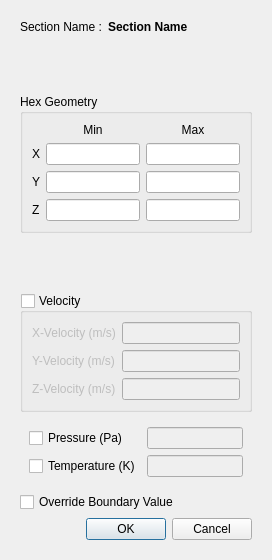
<?xml version="1.0" encoding="UTF-8"?>
<ui version="4.0">
 <class>sectionDialog</class>
 <widget class="QDialog" name="sectionDialog">
  <property name="geometry">
   <rect>
    <x>0</x>
    <y>0</y>
    <width>270</width>
    <height>552</height>
   </rect>
  </property>
  <property name="windowTitle">
   <string>Initialization Option</string>
  </property>
  <layout class="QVBoxLayout" name="verticalLayout">
   <item>
    <widget class="QStackedWidget" name="stackedWidget">
     <property name="currentIndex">
      <number>1</number>
     </property>
     <widget class="QWidget" name="creatPage">
      <layout class="QVBoxLayout" name="verticalLayout_10">
       <item>
        <widget class="QWidget" name="widget_2" native="true">
         <layout class="QHBoxLayout" name="horizontalLayout_5">
          <property name="leftMargin">
           <number>0</number>
          </property>
          <property name="topMargin">
           <number>0</number>
          </property>
          <property name="rightMargin">
           <number>0</number>
          </property>
          <property name="bottomMargin">
           <number>0</number>
          </property>
          <item>
           <widget class="QLabel" name="label_7">
            <property name="font">
             <font>
              <bold>false</bold>
             </font>
            </property>
            <property name="text">
             <string>Section Name :</string>
            </property>
           </widget>
          </item>
          <item>
           <widget class="QLineEdit" name="sectionNameInput"/>
          </item>
         </layout>
        </widget>
       </item>
       <item>
        <widget class="QGroupBox" name="groupBox">
         <property name="title">
          <string>Section Type</string>
         </property>
         <layout class="QVBoxLayout" name="verticalLayout_9">
          <item>
           <widget class="QRadioButton" name="hexType">
            <property name="text">
             <string>Hex</string>
            </property>
            <property name="checked">
             <bool>true</bool>
            </property>
           </widget>
          </item>
          <item>
           <widget class="QRadioButton" name="cylinderType">
            <property name="text">
             <string>Cylinder</string>
            </property>
           </widget>
          </item>
          <item>
           <widget class="QRadioButton" name="sphereType">
            <property name="text">
             <string>Sphere</string>
            </property>
           </widget>
          </item>
          <item>
           <widget class="QRadioButton" name="cellZoneType">
            <property name="text">
             <string>Cell Zone</string>
            </property>
           </widget>
          </item>
          <item>
           <spacer name="verticalSpacer">
            <property name="orientation">
             <enum>Qt::Vertical</enum>
            </property>
            <property name="sizeHint" stdset="0">
             <size>
              <width>20</width>
              <height>0</height>
             </size>
            </property>
           </spacer>
          </item>
         </layout>
        </widget>
       </item>
       <item>
        <widget class="QWidget" name="layout" native="true">
         <layout class="QHBoxLayout" name="horizontalLayout_6">
          <property name="rightMargin">
           <number>0</number>
          </property>
          <property name="bottomMargin">
           <number>0</number>
          </property>
          <item>
           <spacer name="horizontalSpacer">
            <property name="orientation">
             <enum>Qt::Horizontal</enum>
            </property>
            <property name="sizeHint" stdset="0">
             <size>
              <width>40</width>
              <height>20</height>
             </size>
            </property>
           </spacer>
          </item>
          <item>
           <widget class="QPushButton" name="nextButton">
            <property name="text">
             <string>Next</string>
            </property>
           </widget>
          </item>
          <item>
           <widget class="QPushButton" name="cancelButton">
            <property name="text">
             <string>Cancel</string>
            </property>
           </widget>
          </item>
         </layout>
        </widget>
       </item>
      </layout>
     </widget>
     <widget class="QWidget" name="editPage">
      <layout class="QVBoxLayout" name="verticalLayout_11">
       <item>
        <widget class="QWidget" name="widget_1" native="true">
         <layout class="QHBoxLayout" name="horizontalLayout_4">
          <property name="leftMargin">
           <number>0</number>
          </property>
          <property name="topMargin">
           <number>0</number>
          </property>
          <property name="rightMargin">
           <number>0</number>
          </property>
          <property name="bottomMargin">
           <number>0</number>
          </property>
          <item>
           <widget class="QLabel" name="label">
            <property name="sizePolicy">
             <sizepolicy hsizetype="Minimum" vsizetype="Preferred">
              <horstretch>0</horstretch>
              <verstretch>0</verstretch>
             </sizepolicy>
            </property>
            <property name="font">
             <font>
              <bold>false</bold>
             </font>
            </property>
            <property name="text">
             <string>Section Name :</string>
            </property>
           </widget>
          </item>
          <item>
           <widget class="QLabel" name="sectionName">
            <property name="sizePolicy">
             <sizepolicy hsizetype="Minimum" vsizetype="Preferred">
              <horstretch>1</horstretch>
              <verstretch>0</verstretch>
             </sizepolicy>
            </property>
            <property name="font">
             <font>
              <bold>true</bold>
             </font>
            </property>
            <property name="text">
             <string>Section Name</string>
            </property>
           </widget>
          </item>
         </layout>
        </widget>
       </item>
       <item>
        <widget class="QStackedWidget" name="sectionStack">
         <property name="font">
          <font>
           <bold>false</bold>
          </font>
         </property>
         <property name="currentIndex">
          <number>0</number>
         </property>
         <widget class="QWidget" name="page_0">
          <layout class="QVBoxLayout" name="verticalLayout_6">
           <property name="leftMargin">
            <number>0</number>
           </property>
           <property name="topMargin">
            <number>0</number>
           </property>
           <property name="rightMargin">
            <number>0</number>
           </property>
           <property name="bottomMargin">
            <number>0</number>
           </property>
           <item>
            <widget class="QGroupBox" name="hexGroup">
             <property name="sizePolicy">
              <sizepolicy hsizetype="Preferred" vsizetype="Fixed">
               <horstretch>0</horstretch>
               <verstretch>0</verstretch>
              </sizepolicy>
             </property>
             <property name="title">
              <string>Hex Geometry</string>
             </property>
             <layout class="QGridLayout" name="gridLayout">
              <property name="leftMargin">
               <number>9</number>
              </property>
              <property name="topMargin">
               <number>9</number>
              </property>
              <property name="rightMargin">
               <number>9</number>
              </property>
              <property name="bottomMargin">
               <number>9</number>
              </property>
              <item row="5" column="0">
               <widget class="QLabel" name="label_4">
                <property name="text">
                 <string>Y</string>
                </property>
               </widget>
              </item>
              <item row="5" column="1">
               <widget class="QLineEdit" name="minPointY"/>
              </item>
              <item row="6" column="0">
               <widget class="QLabel" name="label_9">
                <property name="text">
                 <string>Z</string>
                </property>
               </widget>
              </item>
              <item row="6" column="2">
               <widget class="QLineEdit" name="maxPointZ"/>
              </item>
              <item row="5" column="2">
               <widget class="QLineEdit" name="maxPointY"/>
              </item>
              <item row="4" column="1">
               <widget class="QLineEdit" name="minPointX"/>
              </item>
              <item row="1" column="2">
               <widget class="QLabel" name="label_13">
                <property name="sizePolicy">
                 <sizepolicy hsizetype="Preferred" vsizetype="Fixed">
                  <horstretch>0</horstretch>
                  <verstretch>0</verstretch>
                 </sizepolicy>
                </property>
                <property name="text">
                 <string>Max</string>
                </property>
                <property name="alignment">
                 <set>Qt::AlignCenter</set>
                </property>
               </widget>
              </item>
              <item row="1" column="1">
               <widget class="QLabel" name="label_2">
                <property name="sizePolicy">
                 <sizepolicy hsizetype="Preferred" vsizetype="Fixed">
                  <horstretch>0</horstretch>
                  <verstretch>0</verstretch>
                 </sizepolicy>
                </property>
                <property name="text">
                 <string>Min</string>
                </property>
                <property name="alignment">
                 <set>Qt::AlignCenter</set>
                </property>
               </widget>
              </item>
              <item row="6" column="1">
               <widget class="QLineEdit" name="minPointZ"/>
              </item>
              <item row="4" column="0">
               <widget class="QLabel" name="label_3">
                <property name="text">
                 <string>X</string>
                </property>
               </widget>
              </item>
              <item row="4" column="2">
               <widget class="QLineEdit" name="maxPointX"/>
              </item>
             </layout>
            </widget>
           </item>
          </layout>
         </widget>
         <widget class="QWidget" name="page_1">
          <layout class="QVBoxLayout" name="verticalLayout_5">
           <property name="leftMargin">
            <number>0</number>
           </property>
           <property name="topMargin">
            <number>0</number>
           </property>
           <property name="rightMargin">
            <number>0</number>
           </property>
           <property name="bottomMargin">
            <number>0</number>
           </property>
           <item>
            <widget class="QGroupBox" name="cylinderGroup">
             <property name="sizePolicy">
              <sizepolicy hsizetype="Preferred" vsizetype="Fixed">
               <horstretch>0</horstretch>
               <verstretch>0</verstretch>
              </sizepolicy>
             </property>
             <property name="title">
              <string>Cylinder Geometry</string>
             </property>
             <layout class="QVBoxLayout" name="verticalLayout_3">
              <item>
               <widget class="QWidget" name="horizontalWidget" native="true">
                <layout class="QHBoxLayout" name="horizontalLayout_3">
                 <item>
                  <widget class="QGroupBox" name="axisPoint1">
                   <property name="title">
                    <string>Axis Point 1</string>
                   </property>
                   <layout class="QFormLayout" name="formLayout_2">
                    <item row="0" column="0">
                     <widget class="QLabel" name="xLabel">
                      <property name="text">
                       <string>X</string>
                      </property>
                     </widget>
                    </item>
                    <item row="0" column="1">
                     <widget class="QLineEdit" name="p1x"/>
                    </item>
                    <item row="1" column="0">
                     <widget class="QLabel" name="yLabel">
                      <property name="text">
                       <string>Y</string>
                      </property>
                     </widget>
                    </item>
                    <item row="1" column="1">
                     <widget class="QLineEdit" name="p1y"/>
                    </item>
                    <item row="2" column="0">
                     <widget class="QLabel" name="zLabel">
                      <property name="text">
                       <string>Z</string>
                      </property>
                     </widget>
                    </item>
                    <item row="2" column="1">
                     <widget class="QLineEdit" name="p1z"/>
                    </item>
                   </layout>
                  </widget>
                 </item>
                 <item>
                  <widget class="QGroupBox" name="axisPoint2">
                   <property name="title">
                    <string>Axis Point 2</string>
                   </property>
                   <layout class="QFormLayout" name="formLayout">
                    <item row="1" column="0">
                     <widget class="QLabel" name="yLabel_2">
                      <property name="text">
                       <string>Y</string>
                      </property>
                     </widget>
                    </item>
                    <item row="1" column="1">
                     <widget class="QLineEdit" name="p2y"/>
                    </item>
                    <item row="2" column="0">
                     <widget class="QLabel" name="zLabel_2">
                      <property name="text">
                       <string>Z</string>
                      </property>
                     </widget>
                    </item>
                    <item row="2" column="1">
                     <widget class="QLineEdit" name="p2z"/>
                    </item>
                    <item row="0" column="1">
                     <widget class="QLineEdit" name="p2x"/>
                    </item>
                    <item row="0" column="0">
                     <widget class="QLabel" name="xLabel_2">
                      <property name="text">
                       <string>X</string>
                      </property>
                     </widget>
                    </item>
                   </layout>
                  </widget>
                 </item>
                </layout>
               </widget>
              </item>
              <item>
               <widget class="QGroupBox" name="radiousGroup">
                <property name="sizePolicy">
                 <sizepolicy hsizetype="Preferred" vsizetype="Fixed">
                  <horstretch>0</horstretch>
                  <verstretch>0</verstretch>
                 </sizepolicy>
                </property>
                <property name="title">
                 <string>Radius</string>
                </property>
                <layout class="QFormLayout" name="formLayout_6">
                 <item row="0" column="0">
                  <widget class="QLabel" name="radiusLabel">
                   <property name="text">
                    <string>R</string>
                   </property>
                  </widget>
                 </item>
                 <item row="0" column="1">
                  <widget class="QLineEdit" name="cylinderRadius"/>
                 </item>
                </layout>
               </widget>
              </item>
             </layout>
            </widget>
           </item>
          </layout>
         </widget>
         <widget class="QWidget" name="page_2">
          <layout class="QVBoxLayout" name="verticalLayout_7">
           <property name="leftMargin">
            <number>0</number>
           </property>
           <property name="topMargin">
            <number>0</number>
           </property>
           <property name="rightMargin">
            <number>0</number>
           </property>
           <property name="bottomMargin">
            <number>0</number>
           </property>
           <item>
            <widget class="QGroupBox" name="sphereGroup">
             <property name="sizePolicy">
              <sizepolicy hsizetype="Preferred" vsizetype="Fixed">
               <horstretch>0</horstretch>
               <verstretch>0</verstretch>
              </sizepolicy>
             </property>
             <property name="title">
              <string>Sphere Geometry</string>
             </property>
             <layout class="QVBoxLayout" name="verticalLayout_2">
              <item>
               <widget class="QGroupBox" name="centerGroup">
                <property name="title">
                 <string>Center Point</string>
                </property>
                <layout class="QFormLayout" name="formLayout_7">
                 <item row="0" column="0">
                  <widget class="QLabel" name="xLabel_4">
                   <property name="text">
                    <string>X</string>
                   </property>
                  </widget>
                 </item>
                 <item row="0" column="1">
                  <widget class="QLineEdit" name="cx"/>
                 </item>
                 <item row="1" column="0">
                  <widget class="QLabel" name="yLabel_4">
                   <property name="text">
                    <string>Y</string>
                   </property>
                  </widget>
                 </item>
                 <item row="1" column="1">
                  <widget class="QLineEdit" name="cy"/>
                 </item>
                 <item row="2" column="0">
                  <widget class="QLabel" name="zLabel_4">
                   <property name="text">
                    <string>Z</string>
                   </property>
                  </widget>
                 </item>
                 <item row="2" column="1">
                  <widget class="QLineEdit" name="cz"/>
                 </item>
                </layout>
               </widget>
              </item>
              <item>
               <widget class="QGroupBox" name="radiousGroup_2">
                <property name="sizePolicy">
                 <sizepolicy hsizetype="Preferred" vsizetype="Fixed">
                  <horstretch>0</horstretch>
                  <verstretch>0</verstretch>
                 </sizepolicy>
                </property>
                <property name="title">
                 <string>Radius</string>
                </property>
                <layout class="QFormLayout" name="formLayout_8">
                 <item row="0" column="0">
                  <widget class="QLabel" name="radiusLabel_2">
                   <property name="text">
                    <string>R</string>
                   </property>
                  </widget>
                 </item>
                 <item row="0" column="1">
                  <widget class="QLineEdit" name="sphereRadius"/>
                 </item>
                </layout>
               </widget>
              </item>
             </layout>
            </widget>
           </item>
          </layout>
         </widget>
         <widget class="QWidget" name="page_3">
          <layout class="QVBoxLayout" name="verticalLayout_8">
           <property name="leftMargin">
            <number>0</number>
           </property>
           <property name="topMargin">
            <number>0</number>
           </property>
           <property name="rightMargin">
            <number>0</number>
           </property>
           <item>
            <widget class="QGroupBox" name="cellZoneGroup">
             <property name="sizePolicy">
              <sizepolicy hsizetype="Preferred" vsizetype="Fixed">
               <horstretch>0</horstretch>
               <verstretch>0</verstretch>
              </sizepolicy>
             </property>
             <property name="title">
              <string>Cell Zone</string>
             </property>
             <layout class="QVBoxLayout" name="cellZoneGroupLayout"/>
            </widget>
           </item>
          </layout>
         </widget>
        </widget>
       </item>
       <item>
        <widget class="QWidget" name="widget_10" native="true">
         <layout class="QVBoxLayout" name="initialValuesLayout">
          <property name="leftMargin">
           <number>0</number>
          </property>
          <property name="topMargin">
           <number>0</number>
          </property>
          <property name="rightMargin">
           <number>0</number>
          </property>
          <property name="bottomMargin">
           <number>0</number>
          </property>
          <item>
           <widget class="QGroupBox" name="velocityGroup">
            <property name="title">
             <string>Velocity</string>
            </property>
            <property name="checkable">
             <bool>true</bool>
            </property>
            <property name="checked">
             <bool>false</bool>
            </property>
            <layout class="QFormLayout" name="formLayout_4">
             <item row="1" column="0">
              <widget class="QLabel" name="label_1">
               <property name="text">
                <string>X-Velocity (m/s)</string>
               </property>
              </widget>
             </item>
             <item row="1" column="1">
              <widget class="QLineEdit" name="ux"/>
             </item>
             <item row="2" column="0">
              <widget class="QLabel" name="label_5">
               <property name="text">
                <string>Y-Velocity (m/s)</string>
               </property>
              </widget>
             </item>
             <item row="2" column="1">
              <widget class="QLineEdit" name="uy"/>
             </item>
             <item row="3" column="0">
              <widget class="QLabel" name="label_6">
               <property name="text">
                <string>Z-Velocity (m/s)</string>
               </property>
              </widget>
             </item>
             <item row="3" column="1">
              <widget class="QLineEdit" name="uz"/>
             </item>
            </layout>
           </widget>
          </item>
          <item>
           <widget class="QWidget" name="formWidget" native="true">
            <layout class="QGridLayout" name="gridLayout_2">
             <item row="0" column="0">
              <widget class="QCheckBox" name="pressureCheckBox">
               <property name="text">
                <string>Pressure (Pa)</string>
               </property>
              </widget>
             </item>
             <item row="1" column="0">
              <widget class="QCheckBox" name="temperatureCheckBox">
               <property name="text">
                <string>Temperature (K)</string>
               </property>
              </widget>
             </item>
             <item row="0" column="1">
              <widget class="QLineEdit" name="pressure">
               <property name="enabled">
                <bool>false</bool>
               </property>
              </widget>
             </item>
             <item row="1" column="1">
              <widget class="QLineEdit" name="temperature">
               <property name="enabled">
                <bool>false</bool>
               </property>
              </widget>
             </item>
            </layout>
           </widget>
          </item>
         </layout>
        </widget>
       </item>
       <item>
        <widget class="QCheckBox" name="overrideBoundaryValue">
         <property name="text">
          <string>Override Boundary Value</string>
         </property>
        </widget>
       </item>
       <item>
        <spacer name="verticalSpacer_2">
         <property name="orientation">
          <enum>Qt::Vertical</enum>
         </property>
         <property name="sizeHint" stdset="0">
          <size>
           <width>20</width>
           <height>0</height>
          </size>
         </property>
        </spacer>
       </item>
       <item>
        <widget class="QDialogButtonBox" name="buttonBox">
         <property name="orientation">
          <enum>Qt::Horizontal</enum>
         </property>
         <property name="standardButtons">
          <set>QDialogButtonBox::Cancel|QDialogButtonBox::Ok</set>
         </property>
        </widget>
       </item>
      </layout>
     </widget>
    </widget>
   </item>
  </layout>
 </widget>
 <tabstops>
  <tabstop>sectionNameInput</tabstop>
  <tabstop>hexType</tabstop>
  <tabstop>cylinderType</tabstop>
  <tabstop>sphereType</tabstop>
  <tabstop>cellZoneType</tabstop>
  <tabstop>minPointX</tabstop>
  <tabstop>minPointY</tabstop>
  <tabstop>minPointZ</tabstop>
  <tabstop>maxPointX</tabstop>
  <tabstop>maxPointY</tabstop>
  <tabstop>maxPointZ</tabstop>
  <tabstop>p1x</tabstop>
  <tabstop>p1y</tabstop>
  <tabstop>p1z</tabstop>
  <tabstop>p2x</tabstop>
  <tabstop>p2y</tabstop>
  <tabstop>p2z</tabstop>
  <tabstop>cylinderRadius</tabstop>
  <tabstop>cx</tabstop>
  <tabstop>cy</tabstop>
  <tabstop>cz</tabstop>
  <tabstop>sphereRadius</tabstop>
  <tabstop>velocityGroup</tabstop>
  <tabstop>ux</tabstop>
  <tabstop>uy</tabstop>
  <tabstop>uz</tabstop>
  <tabstop>pressureCheckBox</tabstop>
  <tabstop>pressure</tabstop>
  <tabstop>temperatureCheckBox</tabstop>
  <tabstop>temperature</tabstop>
  <tabstop>overrideBoundaryValue</tabstop>
  <tabstop>nextButton</tabstop>
  <tabstop>cancelButton</tabstop>
 </tabstops>
 <resources/>
 <connections>
  <connection>
   <sender>buttonBox</sender>
   <signal>accepted()</signal>
   <receiver>sectionDialog</receiver>
   <slot>accept()</slot>
   <hints>
    <hint type="sourcelabel">
     <x>248</x>
     <y>254</y>
    </hint>
    <hint type="destinationlabel">
     <x>157</x>
     <y>274</y>
    </hint>
   </hints>
  </connection>
  <connection>
   <sender>buttonBox</sender>
   <signal>rejected()</signal>
   <receiver>sectionDialog</receiver>
   <slot>reject()</slot>
   <hints>
    <hint type="sourcelabel">
     <x>316</x>
     <y>260</y>
    </hint>
    <hint type="destinationlabel">
     <x>286</x>
     <y>274</y>
    </hint>
   </hints>
  </connection>
  <connection>
   <sender>pressureCheckBox</sender>
   <signal>toggled(bool)</signal>
   <receiver>pressure</receiver>
   <slot>setEnabled(bool)</slot>
   <hints>
    <hint type="sourcelabel">
     <x>79</x>
     <y>433</y>
    </hint>
    <hint type="destinationlabel">
     <x>191</x>
     <y>434</y>
    </hint>
   </hints>
  </connection>
  <connection>
   <sender>temperatureCheckBox</sender>
   <signal>toggled(bool)</signal>
   <receiver>temperature</receiver>
   <slot>setEnabled(bool)</slot>
   <hints>
    <hint type="sourcelabel">
     <x>79</x>
     <y>460</y>
    </hint>
    <hint type="destinationlabel">
     <x>191</x>
     <y>461</y>
    </hint>
   </hints>
  </connection>
 </connections>
</ui>
